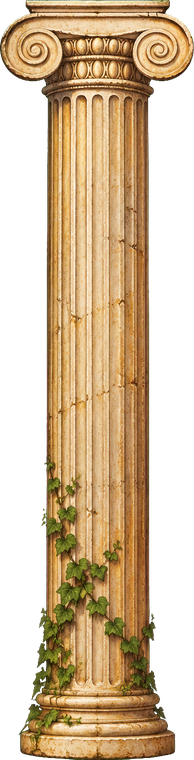
#> input picture img/columna.png, 194 x 760 px, given as the content of the folder ../img/columna.png, which was not available
$ python build-art.py ../img/columna.png
#> lines starting #> are read from the running program, lines starting #| are printed output that depends on the picture; pictures that were not available may be replaced by others from this repository, and a replacement may not be noted
#!/usr/bin/env python3
"""Procesa las imágenes sueltas sobre verde #00FF00 (piezas, bloques, marco, columna) a PNG con transparencia.

Uso: python3 tools/build-art.py CARPETA   (con las claves como nombre: gema_sol.png, bloque_piedra.png, marco.png, columna.png, edif_pozo_1.png, maravilla_faro.png, mapa_asentamiento.png...)
Escribe img/piezas, img/bloques, img/edificios, img/marco.png, img/columna.png y, si hay marco, js/arte.js (medidas del hueco).
"""
import json, sys, pathlib
import numpy as np
from PIL import Image

root = pathlib.Path(__file__).resolve().parent.parent
src = pathlib.Path(sys.argv[1])
SIZES = {'gema': 192, 'bloque': 176, 'marco': 800, 'columna': 760, 'edif': 460, 'maravilla': 440}   # lado mayor en px (al doble de lo que se ve)

def key(img):
    a = np.asarray(img.convert('RGB')).astype(np.float32)
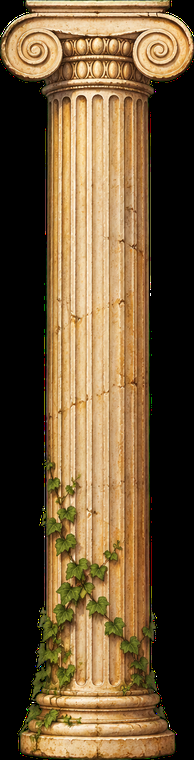
#> a: shape (760, 194, 3) float32; mean R, G, B 108.1, 85.2, 54.1
    r, g, b = a[..., 0], a[..., 1], a[..., 2]
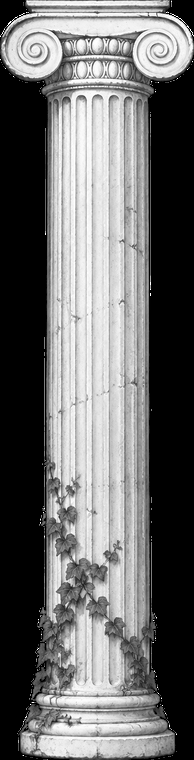
#> r: shape (760, 194) float32; min 0, max 255, mean 108.1
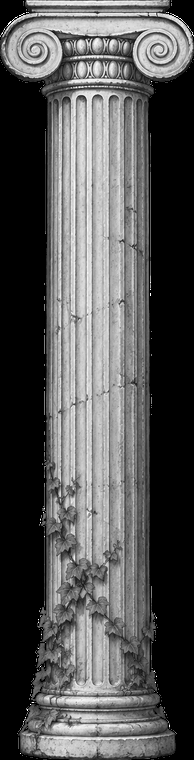
#> g: shape (760, 194) float32; min 0, max 255, mean 85.2
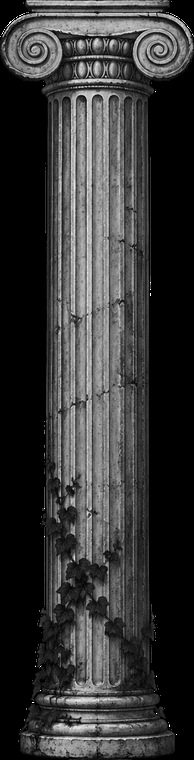
#> b: shape (760, 194) float32; min 0, max 255, mean 54.1
    spill = g - np.maximum(r, b)
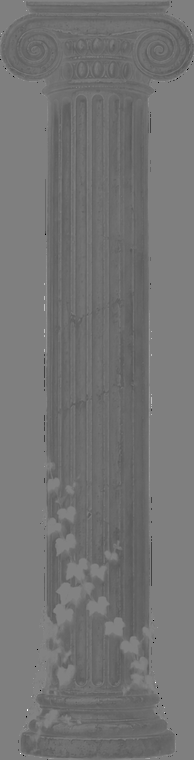
#> spill: shape (760, 194) float32; min -255, max 255, mean -22.9; drawn with min black and max white
    alpha = np.clip(1 - (spill - 40) / 90, 0, 1)
    alpha[spill < 40] = 1
    g2 = np.where(spill > 0, np.minimum(g, np.maximum(r, b) + 6), g)
    return Image.fromarray(np.dstack([r, g2, b, alpha * 255]).clip(0, 255).astype(np.uint8), 'RGBA')

def crop_resize(im, side):
#> called with side = 760
    bb = im.getchannel('A').point(lambda v: 255 if v > 40 else 0).getbbox()
#> bb = (0, 0, 194, 760)
    im = im.crop(bb)
    s = side / max(im.size)
#> s = 1
    return im.resize((max(1, round(im.width * s)), max(1, round(im.height * s))), Image.LANCZOS), bb

meta = {}
for f in sorted(src.glob('*.png')):
    k = f.stem
    kind = k.split('_')[0]
    if kind == 'mapa':   # paisaje sin fondo verde: solo se reduce y se guarda como JPG
        im = Image.open(f).convert('RGB'); im = im.resize((1600, round(1600 * im.height / im.width)), Image.LANCZOS)
        im.save(root / 'img' / (k + '.jpg'), quality=84, optimize=True, progressive=True); print(k, im.size); continue
    im = key(Image.open(f))
    out, bb = crop_resize(im, SIZES[kind])
#> bb = (0, 0, 194, 760)
    if kind == 'gema': d = root / 'img' / 'piezas'
    elif kind == 'bloque': d = root / 'img' / 'bloques'
    elif kind == 'edif': d = root / 'img' / 'edificios'
    elif kind == 'maravilla': d = root / 'img' / 'maravillas'
    else: d = root / 'img'
    d.mkdir(parents=True, exist_ok=True)
    out.save(d / f'{k}.png', optimize=True)
    if k == 'marco':
        # hueco liso del interior: el rectángulo más grande de teal oscuro (#1c3a44)
        o = np.asarray(out).astype(int)
        m = (o[..., 3] > 200) & (abs(o[..., 0] - 28) < 22) & (abs(o[..., 1] - 58) < 26) & (abs(o[..., 2] - 68) < 26)
        cols = np.where(m.sum(0) > 0.5 * m.sum(0).max())[0]; rows = np.where(m.sum(1) > 0.5 * m.sum(1).max())[0]
        x0, x1, y0, y1 = cols[0], cols[-1] + 1, rows[0], rows[-1] + 1
        meta['marco'] = {'w': out.width, 'h': out.height, 'x': round(x0 / out.width, 4), 'y': round(y0 / out.height, 4),
                         'iw': round((x1 - x0) / out.width, 4), 'ih': round((y1 - y0) / out.height, 4)}
    print(k, out.size)
#| columna (194, 760)

if meta:
    (root / 'js' / 'arte.js').write_text('// Generado por tools/build-art.py: posición del hueco liso dentro de img/marco.png (fracciones del tamaño)\nconst ARTE=' + json.dumps(meta, separators=(',', ':')) + ';\n', encoding='utf-8')
